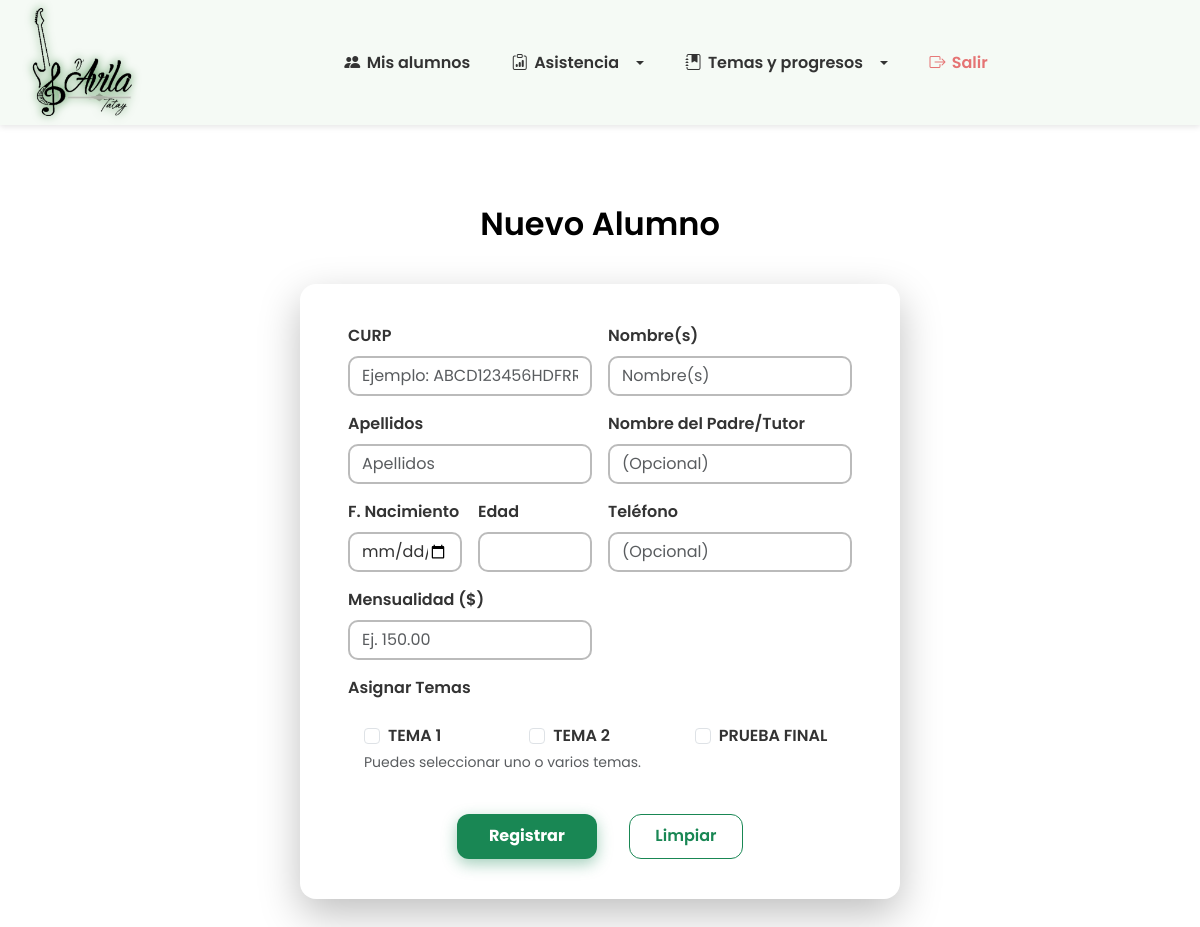
Before: /Registro.php with the older database file.
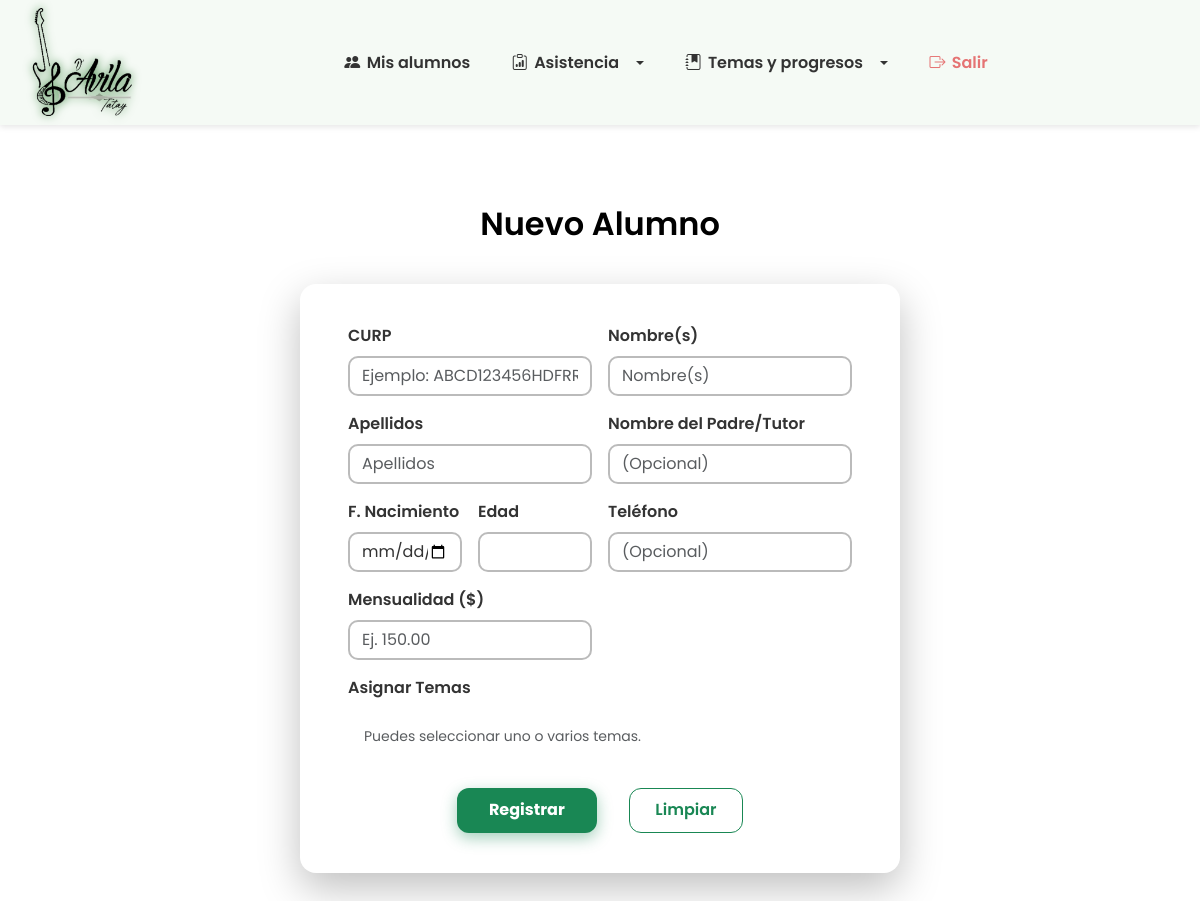
After: the same page with the newer database file.
### tables this page shows
CREATE TABLE `temas` (
  `id` int(11) NOT NULL AUTO_INCREMENT,
  `nombre` varchar(100) NOT NULL,
  PRIMARY KEY (`id`)
);

### Registro.php (the view, shortened to what this page needs)
<?php
require_once __DIR__ . '/includes/bd.php';
$temasDisponibles = [];
$resTemas = $conexion->query("SELECT id, nombre FROM temas");
if ($resTemas) {
  $temasDisponibles = $resTemas->fetch_all(MYSQLI_ASSOC);
}
?>
<!DOCTYPE html>
<html lang="es">
<head>
  <link href="https://cdn.jsdelivr.net/npm/bootstrap@5.3.0/dist/css/bootstrap.min.css" rel="stylesheet" />
</head>
<body>
  <?php include 'navbar.php'; ?>
  <main>
    <div class="container mt-5">
      <h2
        style="color: #000000; font-family: 'Poppins', sans-serif; font-weight: 600; margin-bottom: 2rem; text-align: center; position: relative; padding-bottom: 0.5rem;">
        Nuevo Alumno
      </h2>
      <form method="post" novalidate id="registroForm">
        <div class="row g-3">
          <div class="col-md-6">
            <label for="curp" class="form-label">CURP</label>
            <input type="text" class="form-control" id="curp" name="curp"
              value="<?= htmlspecialchars($_POST['curp'] ?? '') ?>" pattern="[A-Za-z0-9]{18}" maxlength="18"
              title="18 caracteres alfanuméricos" required placeholder="Ejemplo: ABCD123456HDFRRT09" autocomplete="off"
              autofocus>
          </div>
          <div class="col-md-6">
            <label for="nombre" class="form-label">Nombre(s)</label>
            <input type="text" class="form-control" id="nombre" name="nombre"
              value="<?= htmlspecialchars($_POST['nombre'] ?? '') ?>" required placeholder="Nombre(s)">
          </div>
          <div class="col-md-6">
            <label for="apellidos" class="form-label">Apellidos</label>
            <input type="text" class="form-control" id="apellidos" name="apellidos"
              value="<?= htmlspecialchars($_POST['apellidos'] ?? '') ?>" required placeholder="Apellidos">
          </div>
          <div class="col-md-6">
            <label for="nombre_tutor" class="form-label">Nombre del Padre/Tutor</label>
            <input type="text" class="form-control" id="nombre_tutor" name="nombre_tutor"
              value="<?= htmlspecialchars($_POST['nombre_tutor'] ?? '') ?>" placeholder="(Opcional)">
          </div>
          <div class="col-md-3">
            <label for="fecha_nacimiento" class="form-label">F. Nacimiento</label>
            <input type="date" class="form-control" id="fecha_nacimiento" name="fecha_nacimiento"
              value="<?= htmlspecialchars($_POST['fecha_nacimiento'] ?? '') ?>"
              onchange="document.getElementById('edad').value = calcularEdad(this.value)" required>
          </div>
          <div class="col-md-3">
            <label for="edad" class="form-label">Edad</label>
            <input type="text" class="form-control" id="edad" readonly
              value="<?= isset($_POST['fecha_nacimiento']) ? calcularEdad($_POST['fecha_nacimiento']) . ' años' : '' ?>">
          </div>
          <div class="col-md-6">
            <label for="telefono" class="form-label">Teléfono</label>
            <input type="tel" class="form-control" id="telefono" name="telefono"
              value="<?= htmlspecialchars($_POST['telefono'] ?? '') ?>" placeholder="(Opcional)">
          </div>
          <div class="col-md-6">
            <label for="mensualidad" class="form-label">Mensualidad ($)</label>
            <input type="number" step="0.01" min="0" class="form-control" id="mensualidad" name="mensualidad"
              value="<?= htmlspecialchars($_POST['mensualidad'] ?? '') ?>" required placeholder="Ej. 150.00">
          </div>
          <div class="col-md-12">
            <label class="form-label">Asignar Temas</label>
            <div class="p-3 rounded" style="background:#fff;">
              <div class="row">
                <?php foreach ($temasDisponibles as $tema): ?>
                  <div class="col-md-4">
                    <div class="form-check">
                      <input class="form-check-input" type="checkbox" name="temas[]" value="<?= $tema['id'] ?>"
                        id="tema<?= $tema['id'] ?>" <?= (isset($_POST['temas']) && in_array($tema['id'], $_POST['temas'])) ? 'checked' : '' ?>>
                      <label class="form-check-label" for="tema<?= $tema['id'] ?>">
                        <?= htmlspecialchars($tema['nombre']) ?>
                      </label>
                    </div>
                  </div>
                <?php endforeach; ?>
              </div>
              <small class="text-muted">Puedes seleccionar uno o varios temas.</small>
            </div>
          </div>
        </div>
        <div class="mt-4 d-flex justify-content-center flex-wrap gap-3">
          <button type="submit" class="btn btn-primary me-3">Registrar</button>
          <button type="reset" class="btn btn-outline-secondary" onclick="resetEdad()">Limpiar</button>
        </div>
      </form>
    </div>
  </main>
  <br>
  <br>
</body>
</html>

Changed rows visible on the page:
removed temas: nombre "TEMA 1"
removed temas: nombre "TEMA 2"
removed temas: nombre "PRUEBA FINAL"
